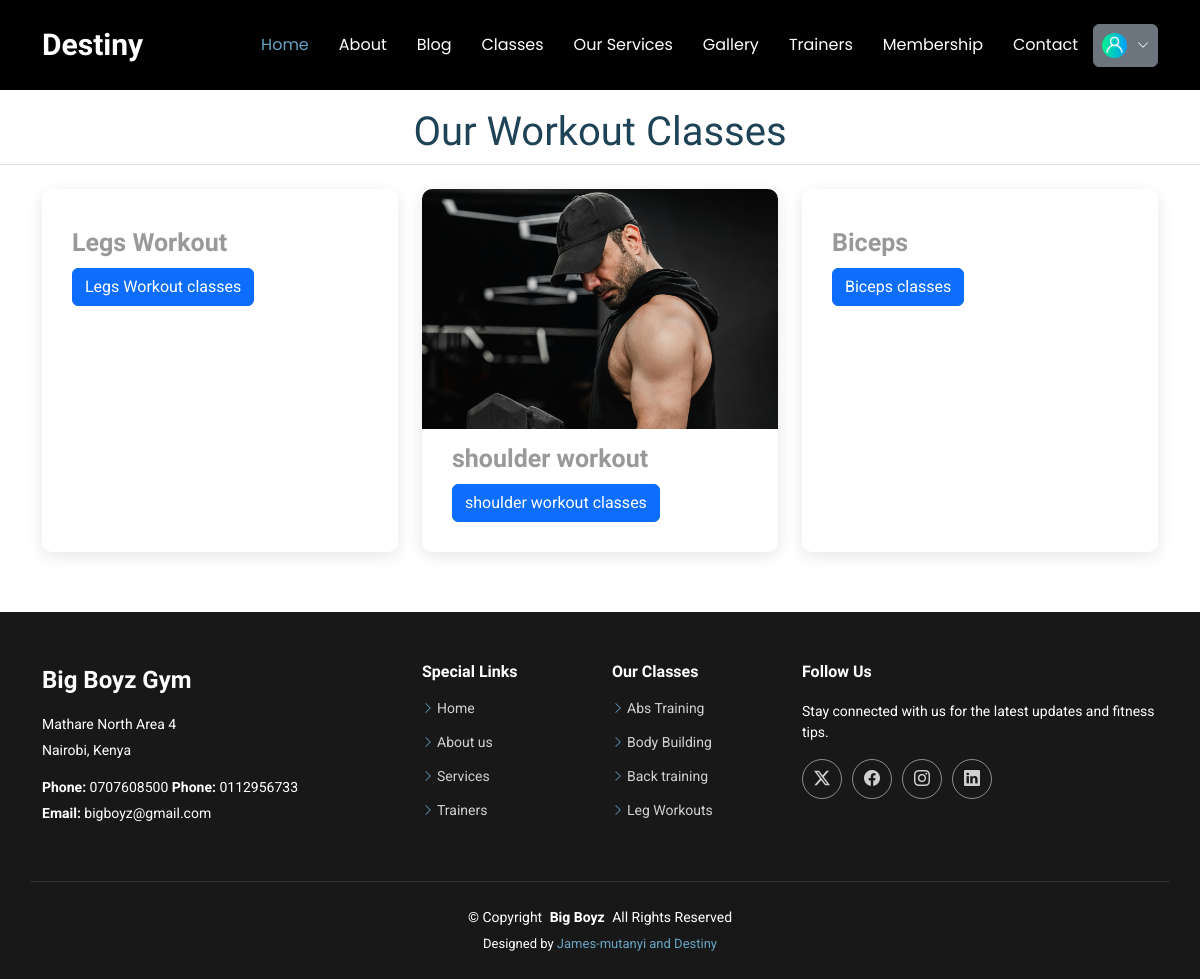
The app's page /workout with its own data.
### appone/models.py (models this page shows, shortened)
class Workout(models.Model):
    title=models.CharField(max_length=200)
    image= models.ImageField(upload_to="workout/")

### appone/views.py (the view)
# urls.py: path('workout',views.workout, name="workout"),
def workout(request):
    workout=Workout.objects.all()
    context ={"workout":workout}
    return render(request, "workout.html", context)

### templates/workout.html
{% extends "base.html" %} {% block title %} Workouts {% endblock title %}
{%block content %}
<section id="blog-posts" class="blog-posts section mt-4">
  <h1
    class="text-center mb-4 section-heading border-bottom pb-2 font-weight-bold"
  >
    Our Workout Classes
  </h1>
  <div class="container">
    <div class="row gy-4">
      {% for p in workout %}
      <div class="col-lg-4 col-md-6">
        <article>
          <div class="post-img">
            <img src="{{p.image.url}}" alt="" class="img-fluid" />
          </div>
          <h1 class="post-category">{{p.title}}</h1>
          <a href="{% url 'session' p.id %}" class="btn btn-primary"
            >{{p.title}} classes</a
          >
        </article>
      </div>
      {% endfor %}
    </div>
  </div>
</section>
{% endblock %}

### static/assets/css/main.css (style rules this page uses)
:root { --default-font: "Roboto", system-ui, -apple-system, "Segoe UI", Roboto, "Helvetica Neue", Arial, "Noto Sans", "Liberation Sans", sans-serif, "Apple Color Emoji", "Segoe UI Emoji", "Segoe UI Symbol", "Noto Color Emoji"; --heading-font: "Raleway", sans-serif; --nav-font: "Poppins", sans-serif; }
:root { --background-color: #ffffff; --default-color: #555555; --heading-color: #1e4356; --accent-color: #68a4c4; --surface-color: #ffffff; --contrast-color: #ffffff; }
:root { --nav-color: #ffffff; --nav-hover-color: #68a4c4; --nav-mobile-background-color: #817878; --nav-dropdown-background-color: #ffffff; --nav-dropdown-color: #312d2d; --nav-dropdown-hover-color: #68a4c4; }
:root { scroll-behavior: smooth; }
body { color: var(--default-color); background-color: var(--background-color); font-family: var(--default-font); }
a { color: var(--accent-color); text-decoration: none; transition: 0.3s; }
h1, h2, h3, h4, h5, h6 { color: var(--heading-color); font-family: var(--heading-font); }
section, .section { color: var(--default-color); background-color: var(--background-color); padding: 60px 0; scroll-margin-top: 90px; overflow: clip; }
.blog-posts article { background-color: var(--surface-color); box-shadow: 0 4px 16px rgba(0, 0, 0, 0.1); padding: 30px; height: 100%; border-radius: 10px; overflow: hidden; }
.blog-posts .post-img { max-height: 240px; margin: -30px -30px 15px -30px; overflow: hidden; }
.blog-posts .post-category { font-size: 25px; font-weight: 800; color: color-mix(in srgb, var(--default-color), transparent 40%); margin-bottom: 10px; }

### records on screen
Workout: title "Legs Workout"
Workout: image (picture), title "shoulder workout"
Workout: title "Biceps"
